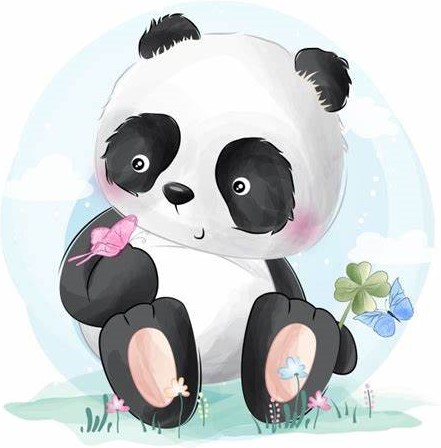
#> input picture gray.jpg, 441 x 448 px
$ jupyter execute EX4.ipynb
#> lines starting #> are read from the running program, lines starting #| are printed output that depends on the picture
[cell 1]
# Write your code to find the histogram of gray scale image and color image channels.
import cv2
gray_image = cv2.imread("gray.jpg",0)
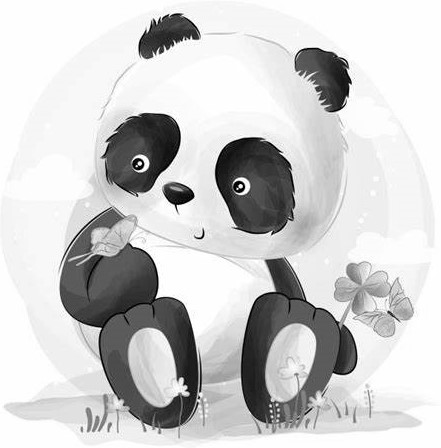
#> gray_image: shape (448, 441); min 0, max 255, mean 204.7
color_image = cv2.imread("col.jpg",-1)
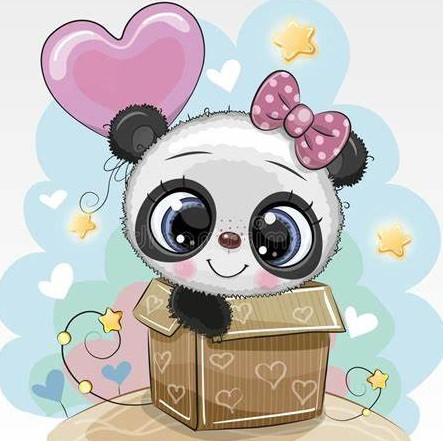
#> input picture col.jpg, 443 x 441 px
#> color_image is the input picture: shape (441, 443, 3); mean B, G, R 190.6, 192.7, 194.6
cv2.imshow("Gray Image",gray_image)
cv2.imshow("Colour Image",color_image)
cv2.waitKey(0)
cv2.destroyAllWindows()

[cell 2]
# Display the histogram from color image
import cv2
import matplotlib.pyplot as plt
color_hist = cv2.calcHist([color_image],[0],None,[256],[0,256])
#> color_hist = 256 values, max 14837 at index 240, min 77 at index 17, mean 763.1
plt.imshow(color_image)
plt.show()
plt.title("Histogram of Color Image - Green Channel")
plt.xlabel("Intensity Value")
plt.ylabel("Pixel Count")
plt.stem(color_hist)
plt.show()
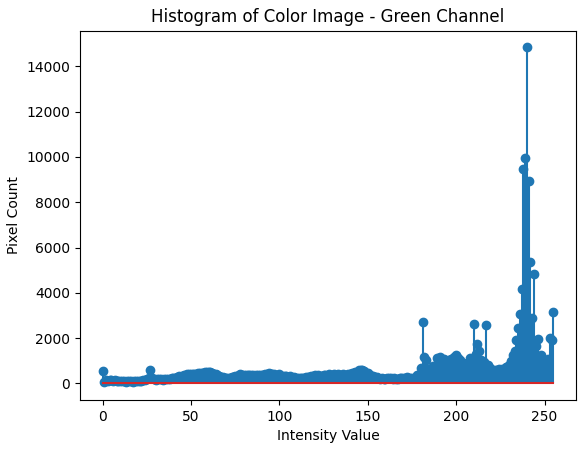
#> figure drawn by matplotlib, 1 panel; curve peaks at x = 240, y = 14837

[cell 3]
# Display the histogram of gray scale image
import cv2
import matplotlib.pyplot as plt
gray_hist = cv2.calcHist([gray_image],[0],None,[256],[0,256])
#> gray_hist = 256 values, max 41937 at index 254, min 37 at index 109, mean 771.8
plt.figure()
plt.imshow(gray_image)
plt.show()
plt.title("Histogram")
plt.xlabel("Grayscale Value")
plt.ylabel("Pixel Count")
plt.stem(gray_hist)
plt.show()
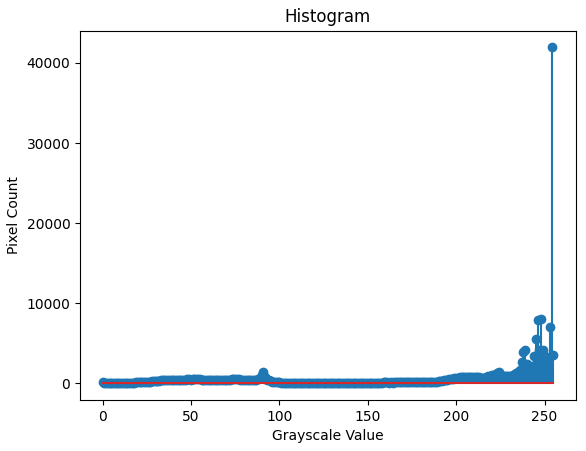
#> figure drawn by matplotlib, 1 panel; curve peaks at x = 254, y = 41937

[cell 4]
# Write the code to perform histogram equalization of the image.
import cv2
gray_image = cv2.imread("gray.jpg",0)
cv2.imshow("Gray Image",gray_image)
equ = cv2.equalizeHist(gray_image)
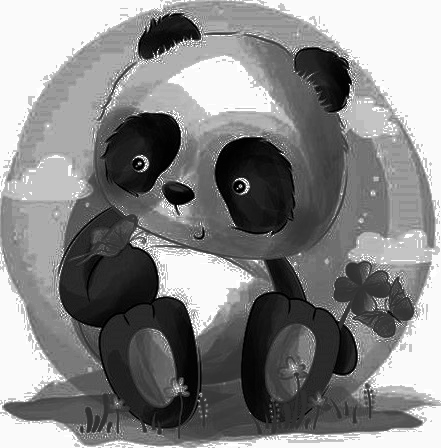
#> equ: shape (448, 441); min 0, max 255, mean 134.4
cv2.imshow("Equalized Image",equ)
cv2.waitKey(0)
cv2.destroyAllWindows
